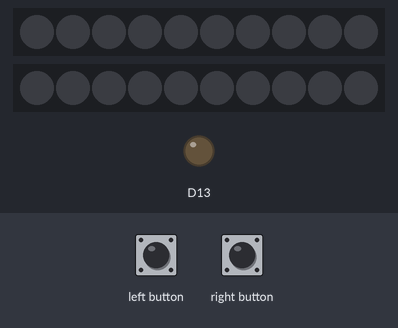
A sketch run on a simulated Adafruit Circuit Playground Express. Shown: 2 × 10 RGB LEDs in strip order, left to right, output pins drawn as LEDs (lit = HIGH). The inputs (shaded band) are chosen by the test bench. Dim RGB values are drawn brighter than linear.

Above: at 1.2 s.
1.3 s: left button pressed for 0.15 s
At 1.75 s:
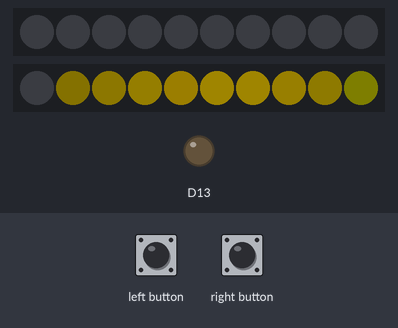
2.0 s: right button pressed for 1 s
At 3.42 s:
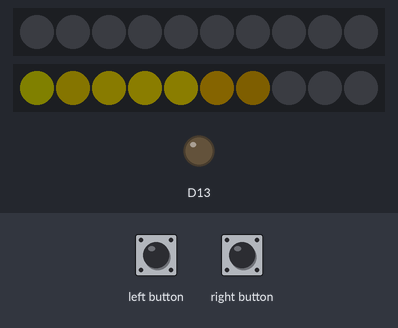
3.6 s: left button pressed for 1 s
At 5.7 s:
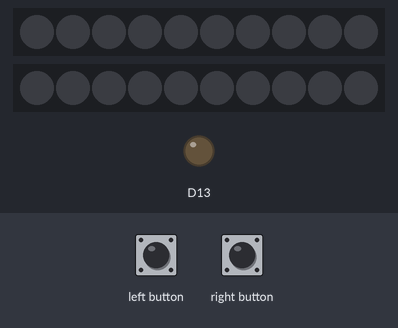
6.1 s: left button pressed for 3.2 s
At 9.7 s:
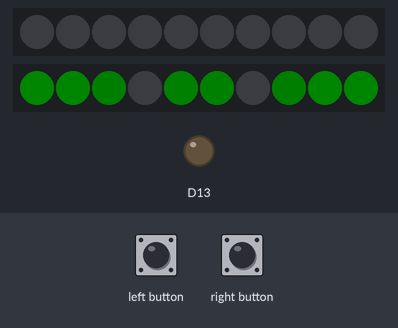
9.9 s: left button pressed for 3.2 s
At 13.5 s:
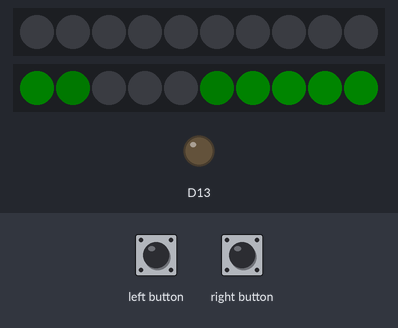
13.7 s: right button pressed for 0.15 s
At 13.86 s:
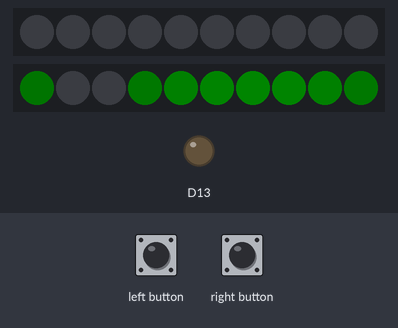
Timing chart, 0 to 15.4 s (numbered marks = the images above; inputs shaded):
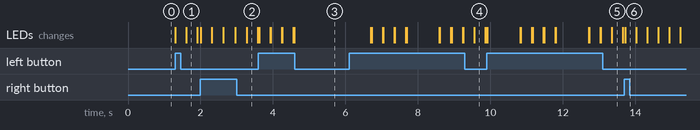

Measured:
- after the input at 3.6 s, the LEDs: change at once (image 3)
- after the input at 6.1 s, the LEDs: first change after 0.61 s (image 4 shows a later state)
- after the input at 9.9 s, the LEDs: first change at once (image 5 shows a later state)

The sketch:

candidate_0.ino
```cpp
#include <Adafruit_CircuitPlayground.h>
#include <FastLED.h>

// tell FastLEED all about the Circuit Playground's layout

#define CP_PIN      17   //circuit playground's neopixels live on pin 17
#define NUM_LEDS      10   // number of neopixels on the circuit playground
#define COLOR_ORDER GRB

// The right button will control the neopxiels' brightness.  Use these
// varables to control how many brightness levels you'd like.

uint8_t brightness = 30;  // initial brightness level
uint8_t minbrightness = 10;  // minimum brightness level
uint8_t maxbrightness = 180;  //maximum brightness level -- can be set as high as 255
uint8_t brightnessint = 40;  //amount of brightness added for each button press.

int STEPS = 10;  //makes the rainbow colors more or less spread out
int NUM_MODES = 5;  // change this number if you add or subtract modes

CRGB leds[NUM_LEDS];      // set up an LED array

CRGBPalette16 currentPalette;
TBlendType    currentBlending;

int ledMode = 0;       //Initial mode
bool leftButtonPressed;
bool rightButtonPressed;

// SOUND REACTIVE SETUP --------------
// based on Adafruit's VU Meter code: https://learn.adafruit.com/led-ampli-tie/overview?view=all#the-code

#define MIC_PIN         A4                                    // Analog port for microphone
#define DC_OFFSET  0                                          // DC offset in mic signal - if unusure, leave 0
                                                              // I calculated this value by serialprintln lots of mic values
#define NOISE     200                                         // Noise/hum/interference in mic signal and increased value until it went quiet
#define SAMPLES   60                                          // Length of buffer for dynamic level adjustment
#define TOP (NUM_LEDS + 2)                                    // Allow dot to go slightly off scale
#define PEAK_FALL 10                                          // Rate of peak falling dot

byte
  peak      = 0,                                              // Used for falling dot
  dotCount  = 0,                                              // Frame counter for delaying dot-falling speed
  volCount  = 0;                                              // Frame counter for storing past volume data
int
  vol[SAMPLES],                                               // Collection of prior volume samples
  lvl       = 10,                                             // Current audio level, change this number to adjust sensitivity
  minLvlAvg = 0,                                              // For dynamic adjustment of graph low & high
  maxLvlAvg = 512;


DEFINE_GRADIENT_PALETTE( GoldColors_p ) {
  0,     0,  0,  0,   //black
//128,   255,255,  0,   //red
50,   255,215,  0,   //bright yellow
100,     0,  0,  0,   //black
150,   255,215,  0,   //bright yellow
200,     0,  0,  0,   //black
250,   255,215,  0,   //bright yellow
255,   255,255,255 }; //full white

DEFINE_GRADIENT_PALETTE( GoldColorsFlashing_p ) {
  0,     0,  0,  0,   //black
10,   255,215,  0,   //bright yellow
30,     0,  0,  0,   //black
50,   255,215,  0,   //bright yellow
70,     0,  0,  0,   //black
90,   255,215,  0,   //bright yellow
110,     0,  0,  0,   //black
130,   255,215,  0,   //bright yellow
150,     0,  0,  0,   //black
170,   255,215,  0,   //bright yellow
200,     0,  0,  0,   //black
220,   255,215,  0,   //bright yellow
240,     0,  0,  0,   //black
250,   255,215,  0,   //bright yellow
255,   255,255,255 }; //full white


DEFINE_GRADIENT_PALETTE( GreenColors_p ) {
  0,     0,  0,  0,   //black
50,      0,179,  0,   //bright green
100,     0,  0,  0,   //black
150,     0,179,  0,   //bright green
200,     0,  0,  0,   //black
250,     0,179,  0,   //bright green
255,   255,255,255 }; //full white

DEFINE_GRADIENT_PALETTE( GreenColorsFlashing_p ) {
 0,  0,  0,  0,   //black
10,  0,179,  0,   //bright green
30,  0,  0,  0,   //black
50,  0,179,  0,   //bright green
70,  0,  0,  0,   //black
90,  0,179,  0,   //bright green
110, 0,  0,  0,   //black
130, 0,179,  0,   //bright green
150, 0,  0,  0,   //black
170, 0,179,  0,   //bright green
200, 0,  0,  0,   //black
220, 0,179,  0,   //bright green
240, 0,  0,  0,   //black
250, 0,179,  0,   //bright green
255, 255,255,255 }; //full white

// SETUP -----------------------------------------------------
void setup() {
  Serial.begin(57600);
  CircuitPlayground.begin();
  FastLED.addLeds<WS2812B, CP_PIN, COLOR_ORDER>(leds, 10).setCorrection( TypicalLEDStrip );
  currentBlending = LINEARBLEND;
  set_max_power_in_volts_and_milliamps(5, 500);               // FastLED 2.1 Power management set at 5V, 500mA


}

void loop()  {

  leftButtonPressed = CircuitPlayground.leftButton();
  rightButtonPressed = CircuitPlayground.rightButton();

  if (leftButtonPressed) {  //left button cycles through modes
    clearpixels();
    ledMode=ledMode+1;
    delay(300);
    if (ledMode > NUM_MODES){
    ledMode=0;
     }
  }
   if (rightButtonPressed) {   // brightness control button
     brightness = brightness + brightnessint;
     delay(300);
     if (brightness > maxbrightness) {
      brightness=minbrightness;
     }

   }

 switch (ledMode) {
       //case 0: currentPalette = RainbowColors_p; rainbow(); break;
       //case 1: currentPalette = OceanColors_p; rainbow(); break;
       //case 2: currentPalette = LavaColors_p; rainbow(); break;
       //case 3: currentPalette = ForestColors_p; rainbow(); break;
       //case 4: currentPalette = PartyColors_p; rainbow(); break;
       //case 5: soundreactive(); break;

       case 1: currentPalette = GoldColors_p; rainbow(); break;
       case 2: currentPalette = GoldColorsFlashing_p; rainbow(); break;
       case 3: currentPalette = GreenColors_p; rainbow(); break;
       case 4: currentPalette = GreenColorsFlashing_p; rainbow(); break;

       case 99: clearpixels(); break;

       //replace blue with gold
}
}
void clearpixels()
{
  CircuitPlayground.clearPixels();
   for( int i = 0; i < NUM_LEDS; i++) {
   leds[i]= CRGB::Black;
    }
   FastLED.show();
}

void rainbow()
{

  static uint8_t startIndex = 0;
  startIndex = startIndex + 1; /* motion speed */

  FillLEDsFromPaletteColors( startIndex);

  FastLED.show();
  FastLED.delay(20);}

//this bit is in every palette mode, needs to be in there just once
void FillLEDsFromPaletteColors( uint8_t colorIndex)
{
  for( int i = 0; i < NUM_LEDS; i++) {
    leds[i] = ColorFromPalette( currentPalette, colorIndex, brightness, currentBlending);
    colorIndex += STEPS;
  }
}


void soundreactive() {

  uint8_t  i;
  uint16_t minLvl, maxLvl;
  int      n, height;

  n = analogRead(MIC_PIN);                                    // Raw reading from mic
  n = abs(n - 512 - DC_OFFSET);                               // Center on zero

  n = (n <= NOISE) ? 0 : (n - NOISE);                         // Remove noise/hum
  lvl = ((lvl * 7) + n) >> 3;                                 // "Dampened" reading (else looks twitchy)

  // Calculate bar height based on dynamic min/max levels (fixed point):
  height = TOP * (lvl - minLvlAvg) / (long)(maxLvlAvg - minLvlAvg);

  if (height < 0L)       height = 0;                          // Clip output
  else if (height > TOP) height = TOP;
  if (height > peak)     peak   = height;                     // Keep 'peak' dot at top


  // Color pixels based on rainbow gradient
  for (i=0; i<NUM_LEDS; i++) {
    if (i >= height)   leds[i].setRGB( 0, 0,0);
    else leds[i] = CHSV(map(i,0,NUM_LEDS-1,20,70), 255, 255);  //constrained to yellow color, change CHSV values for rainbow
  }

  // Draw peak dot  -- circuit playground
  if (peak > 0 && peak <= NUM_LEDS-1) leds[peak] = CHSV(map(peak,0,NUM_LEDS-1,20,70), 255, 255);

// Every few frames, make the peak pixel drop by 1:

    if (++dotCount >= PEAK_FALL) {                            // fall rate
      if(peak > 0) peak--;
      dotCount = 0;
    }

  vol[volCount] = n;                                          // Save sample for dynamic leveling
  if (++volCount >= SAMPLES) volCount = 0;                    // Advance/rollover sample counter

  // Get volume range of prior frames
  minLvl = maxLvl = vol[0];
  for (i=1; i<SAMPLES; i++) {
    if (vol[i] < minLvl)      minLvl = vol[i];
    else if (vol[i] > maxLvl) maxLvl = vol[i];
  }
  // minLvl and maxLvl indicate the volume range over prior frames, used
  // for vertically scaling the output graph (so it looks interesting
  // regardless of volume level).  If they're too close together though
  // (e.g. at very low volume levels) the graph becomes super coarse
  // and 'jumpy'...so keep some minimum distance between them (this
  // also lets the graph go to zero when no sound is playing):
  if((maxLvl - minLvl) < TOP) maxLvl = minLvl + TOP;
  minLvlAvg = (minLvlAvg * 63 + minLvl) >> 6;                 // Dampen min/max levels
  maxLvlAvg = (maxLvlAvg * 63 + maxLvl) >> 6;                 // (fake rolling average)


show_at_max_brightness_for_power();                         // Power managed FastLED display
  Serial.println(LEDS.getFPS());
}
```
